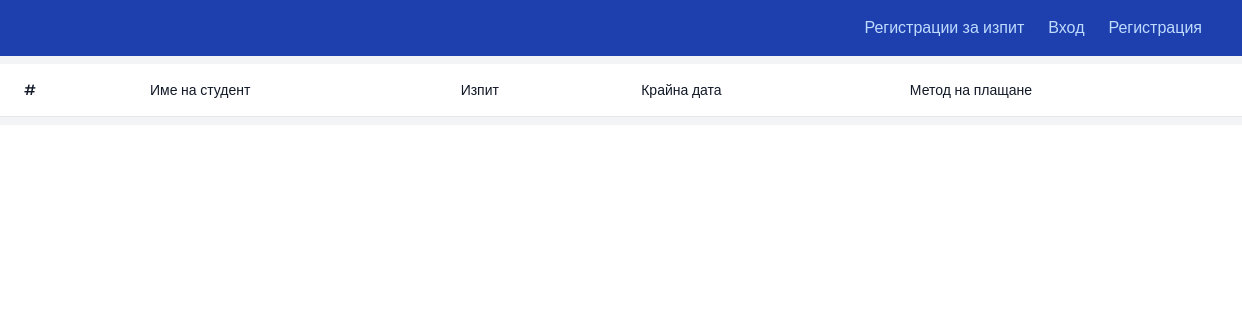
Page /exams/exam-registrations/ on the earlier database version.
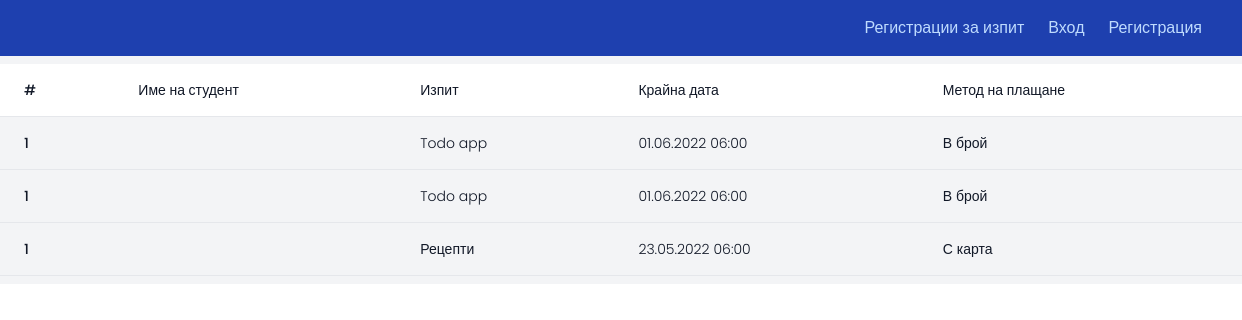
Same page on the later database version.
### modules/models.py (models this page shows, shortened)
class ExamRegistration(models.Model):
    PAYMENT_CHOICES = (
      ('cash', 'В брой'),
      ('card', 'С карта'),
      ('bank transfer', 'Банков превод'),
    )
    exam = models.ForeignKey(Exam, related_name="applications", on_delete=models.CASCADE)
    user = models.ForeignKey(User, related_name="exam_applications", on_delete=models.CASCADE)
    payment_method = models.CharField(max_length=100, choices=PAYMENT_CHOICES, default='cash')
    def get_payment_method_display(self):
        return dict(self.PAYMENT_CHOICES).get(self.payment_method)

class Exam(models.Model):
    module = models.ForeignKey(Module, related_name="exams", on_delete=models.CASCADE)
    name = models.CharField(max_length=255)
    description = models.TextField(blank=True)
    exam_date = models.DateTimeField()
    def humanize_date(self):
        return self.exam_date.strftime("%d.%m.%Y %H:%M")

### exams/views.py (the view)
# urls.py: path('exam-registrations/', views.exam_registrations, name='exam_registrations'),
def exam_registrations(request):
    exam_registrations = ExamRegistration.objects.all()
    return render(request, 'exams/exam_registrations.html', {'exam_registrations': exam_registrations})

### templates/exams/exam_registrations.html (shortened to what this page needs)
{% extends '../base.html' %}
{% load static %}
{%  block content %}
<div class="flex flex-col">
  <div class="overflow-x-auto sm:-mx-6 lg:-mx-8">
    <div class="py-2 inline-block min-w-full sm:px-6 lg:px-8">
      <div class="overflow-hidden">
        <table class="min-w-full">
          <thead class="bg-white border-b">
            <tr>
              <th scope="col" class="text-sm font-medium text-gray-900 px-6 py-4 text-left">
                #
              </th>
              <th scope="col" class="text-sm font-medium text-gray-900 px-6 py-4 text-left">
                Име на студент
              </th>
              <th scope="col" class="text-sm font-medium text-gray-900 px-6 py-4 text-left">
                Изпит
              </th>
              <th scope="col" class="text-sm font-medium text-gray-900 px-6 py-4 text-left">
                Крайна дата
              </th>
              <th scope="col" class="text-sm font-medium text-gray-900 px-6 py-4 text-left">
                Метод на плащане
              </th>
            </tr>
          </thead>
          <tbody>
            {% for registration in exam_registrations %}
            <tr class="bg-gray-100 border-b">
              <td class="px-6 py-4 whitespace-nowrap text-sm font-medium text-gray-900">1</td>
              <td class="text-sm text-gray-900 font-light px-6 py-4 whitespace-nowrap">
              </td>
              <td class="text-sm text-gray-900 font-light px-6 py-4 whitespace-nowrap">
                {{registration.exam.name}}
              </td>
              <td class="text-sm text-gray-900 font-light px-6 py-4 whitespace-nowrap">
                {{registration.exam.humanize_date}}
              </td>
              <td class="text-sm text-gray-900 font-light px-6 py-4 whitespace-nowrap">
                {{registration.get_payment_method_display}}
              </td>
            </tr>
            {% endfor %}
          </tbody>
        </table>
      </div>
    </div>
  </div>
</div>
{% endblock %}

Differences in the rows shown:
added ExamRegistration: exam.name "Todo app", exam.humanize_date "01.06.2022 06:00", payment_method "В брой"
added ExamRegistration: exam.name "Todo app", exam.humanize_date "01.06.2022 06:00", payment_method "В брой"
added ExamRegistration: exam.name "Рецепти", exam.humanize_date "23.05.2022 06:00", payment_method "С карта"
